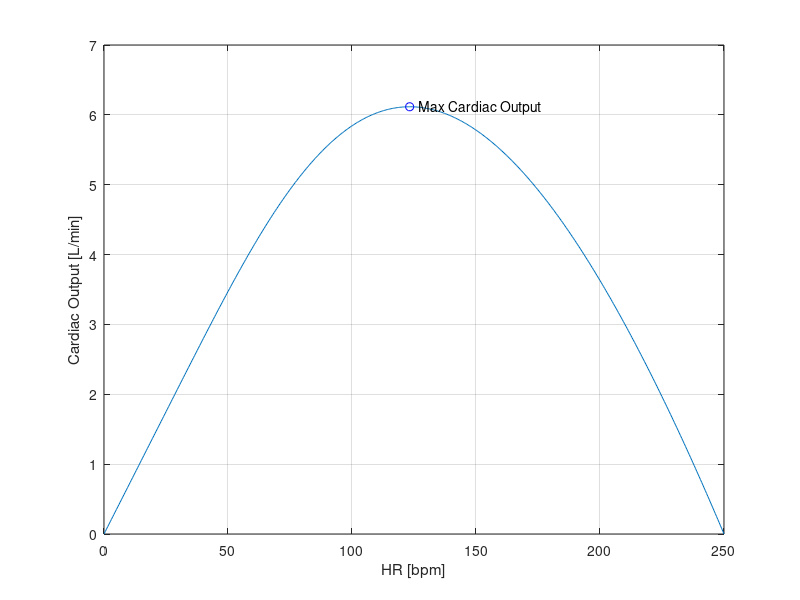
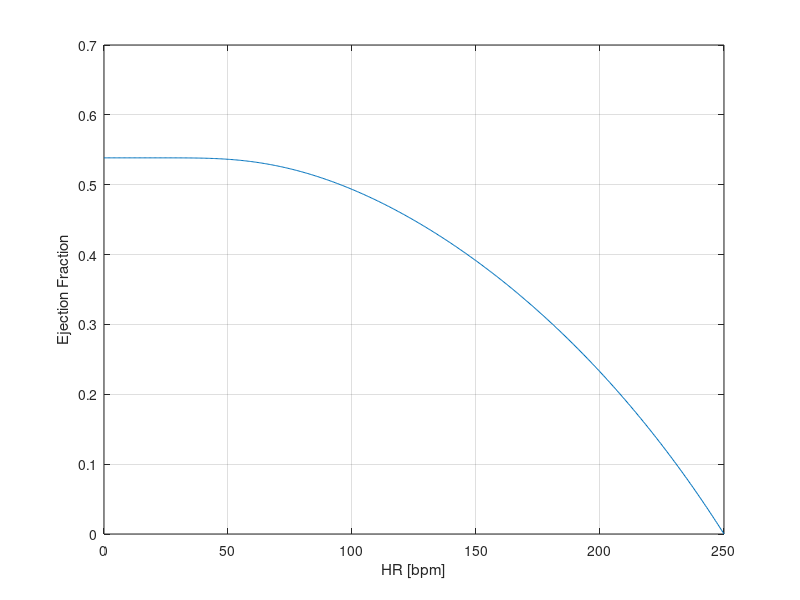

These figures' MATLAB source, in order:
% Looks at the competing functions of ventricular filling and heart rate as
% they relate to cardiac output

t_systole = 0.240;
tau = 0.200;
V_stroke_max = 0.07;  % Liters

HR = linspace(0,250,500);

for i = 1:length(HR)
    t_diastole(i) = 60/HR(i) - t_systole;
    V_stroke(i) = V_stroke_max*(1-exp(-t_diastole(i)/tau));
    CO(i) = HR(i)*V_stroke(i);
    EF(i) = V_stroke(i)/(V_stroke(i) + 0.06);
end

[y,index] = max(CO);
txt = ('   Max Cardiac Output');


close all

figure
hold on
box on
grid on
plot(HR,CO)
plot(HR(index),y,'bo')
text(HR(index),y,txt)
xlabel('HR [bpm]')
ylabel('Cardiac Output [L/min]')
hold off



figure
hold on
box on
grid on
plot(HR,EF)
xlabel('HR [bpm]')
ylabel('Ejection Fraction')
hold off


